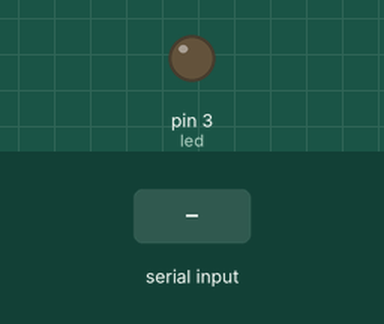
The sketch below on a simulated Arduino Uno, built with avr-gcc and run on an emulated ATmega328P. On the bench: output pins drawn as LEDs (lit = HIGH). The inputs (shaded band) are chosen by the test bench.

Above: at 1.2 s.
1.3 s: byte 30 received over Serial
At 2.0 s:
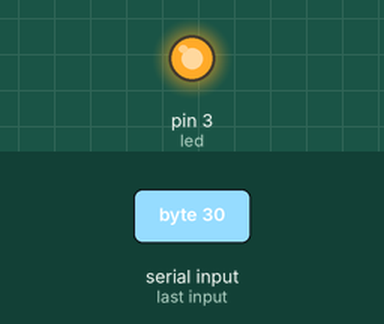
Timing chart, 0 to 4.3 s (numbered marks = the images above; inputs shaded):
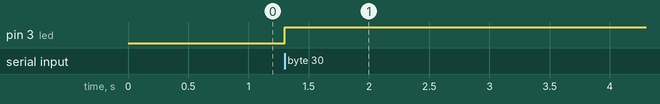

Measured:
- after the input at 1.3 s, pin 3 (led): LOW → HIGH at once

The sketch:

button_on_off.ino
```cpp
/* vim: set ft=c : */

/**
 * Author: Leo Vidarte <http://nerdlabs.com.ar>
 *
 * This is free software:
 * you can redistribute it and/or modify it
 * under the terms of the GPL version 3
 * as published by the Free Software Foundation.
 */

int led = 3;
int state = 0;

void setup() {
    Serial.begin(9600);
    pinMode(led, OUTPUT);
}

void loop() {
    if (Serial.available() > 0) {
        state = (int) Serial.read();
        state = map(state, 0, 1, LOW, HIGH);
        //Serial.println(state, DEC);
        digitalWrite(led, state);
    }
}
```
